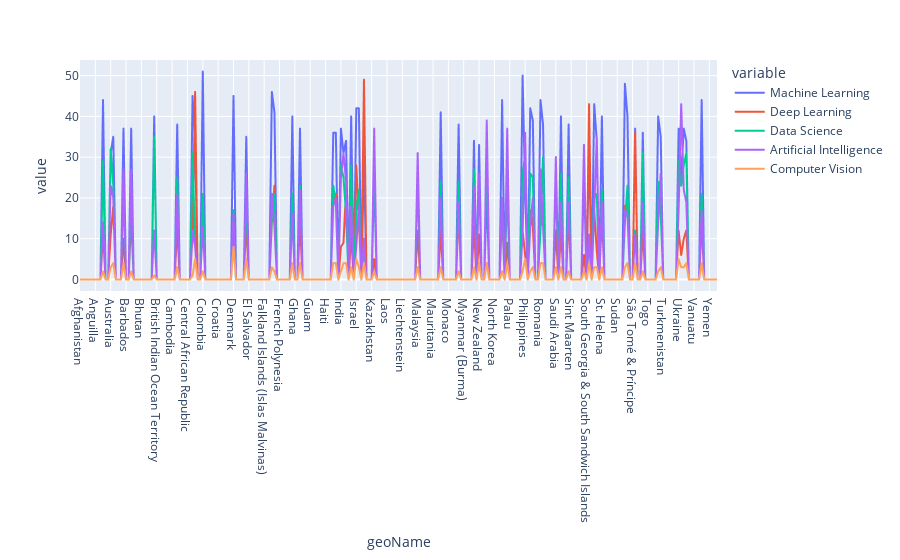

Source (notebook cell):
### Code cell
plot.line(ior[trendy_keywords])

### Figure 1 — Plotly figure (JSON) as saved in the notebook; plotly's stock layout.template omitted (floating-point values rounded to 4 significant figures; data arrays with more than 128 entries replaced by an {"elided": "..."} marker saying what was removed)
{"data": [{"hovertemplate": "variable=Machine Learning<br>geoName=%{x}<br>value=%{y}<extra></extra>", "legendgroup": "Machine Learning", "line": {"color": "#636efa", "dash": "solid"}, "mode": "lines", "name": "Machine Learning", "showlegend": true, "type": "scattergl", "x": {"elided": "250 str values"}, "xaxis": "x", "y": {"elided": "250 int values"}, "yaxis": "y"}, {"hovertemplate": "variable=Deep Learning<br>geoName=%{x}<br>value=%{y}<extra></extra>", "legendgroup": "Deep Learning", "line": {"color": "#EF553B", "dash": "solid"}, "mode": "lines", "name": "Deep Learning", "showlegend": true, "type": "scattergl", "x": {"elided": "250 str values"}, "xaxis": "x", "y": {"elided": "250 int values"}, "yaxis": "y"}, {"hovertemplate": "variable=Data Science<br>geoName=%{x}<br>value=%{y}<extra></extra>", "legendgroup": "Data Science", "line": {"color": "#00cc96", "dash": "solid"}, "mode": "lines", "name": "Data Science", "showlegend": true, "type": "scattergl", "x": {"elided": "250 str values"}, "xaxis": "x", "y": {"elided": "250 int values"}, "yaxis": "y"}, {"hovertemplate": "variable=Artificial Intelligence<br>geoName=%{x}<br>value=%{y}<extra></extra>", "legendgroup": "Artificial Intelligence", "line": {"color": "#ab63fa", "dash": "solid"}, "mode": "lines", "name": "Artificial Intelligence", "showlegend": true, "type": "scattergl", "x": {"elided": "250 str values"}, "xaxis": "x", "y": {"elided": "250 int values"}, "yaxis": "y"}, {"hovertemplate": "variable=Computer Vision<br>geoName=%{x}<br>value=%{y}<extra></extra>", "legendgroup": "Computer Vision", "line": {"color": "#FFA15A", "dash": "solid"}, "mode": "lines", "name": "Computer Vision", "showlegend": true, "type": "scattergl", "x": {"elided": "250 str values"}, "xaxis": "x", "y": {"elided": "250 int values"}, "yaxis": "y"}], "layout": {"legend": {"title": {"text": "variable"}, "tracegroupgap": 0}, "margin": {"t": 60}, "xaxis": {"anchor": "y", "domain": [0, 1], "title": {"text": "geoName"}}, "yaxis": {"anchor": "x", "domain": [0, 1], "title": {"text": "value"}}}}
